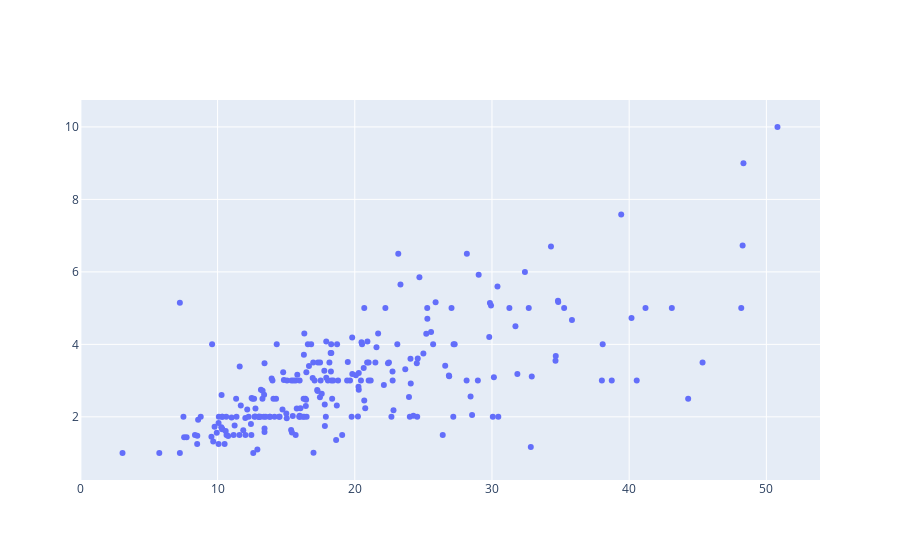

Here is the notebook cell this chart was saved with:
### Code cell
fig =  go.Figure()
fig.add_trace(go.Scatter(x=tips.total_bill,y=tips.tip, mode='markers'))

### Figure 1 — Plotly figure (JSON) as saved in the notebook; plotly's stock layout.template omitted (floating-point values rounded to 4 significant figures; data arrays with more than 128 entries replaced by an {"elided": "..."} marker saying what was removed)
{"data": [{"mode": "markers", "type": "scatter", "x": {"elided": "244 float values"}, "y": {"elided": "244 float values"}}], "layout": {"autosize": true, "xaxis": {"autorange": false, "range": [-0.02993, 53.91], "type": "linear"}, "yaxis": {"autorange": false, "range": [0.2573, 10.74], "type": "linear"}}}
